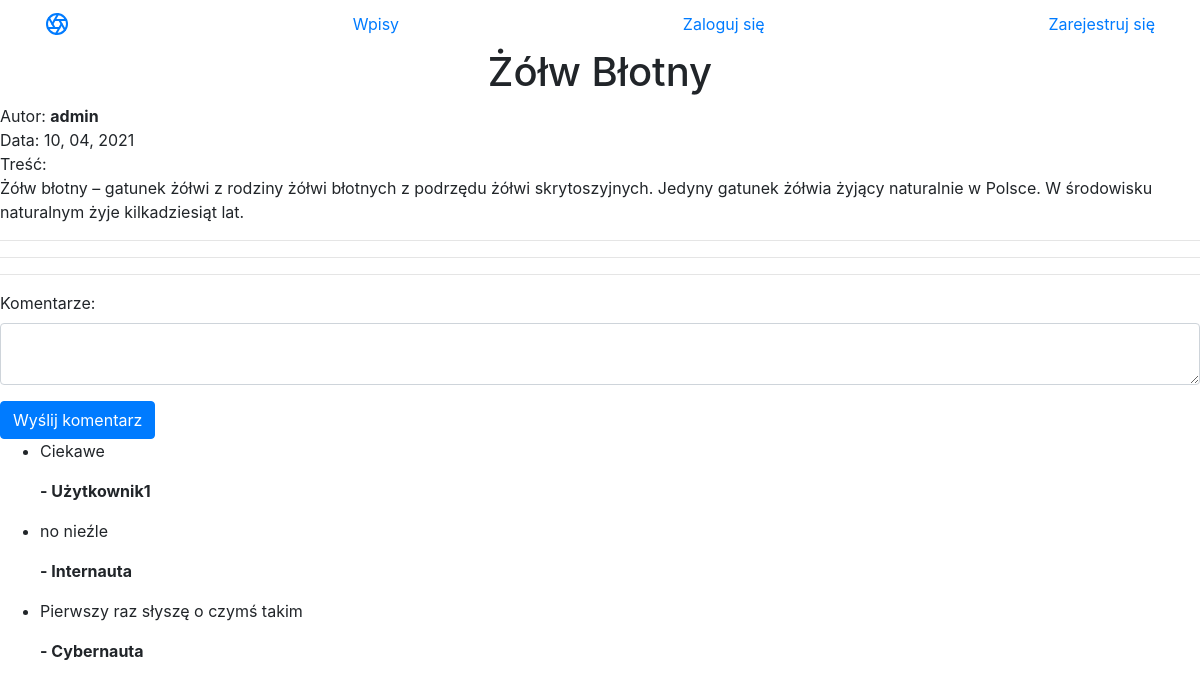
/post/1, run on the app's committed database.
### app.py (models this page shows, shortened)
class BlogPost(db.Model):
    __tablename__ = "blog_posts"
    id = db.Column(db.Integer, primary_key=True)
    author_id = db.Column(db.Integer, db.ForeignKey("User.id"))
    author = db.relationship("User", back_populates="posts")
    title = db.Column(db.String(250), unique=True, nullable=False)
    date = db.Column(db.String(250), nullable=False)
    body = db.Column(db.Text, nullable=False)
    comments = db.relationship('Comment', back_populates="parent_post")

class User(UserMixin, db.Model):
    __tablename__ = "User"
    id = db.Column(db.Integer, primary_key=True)
    name = db.Column(db.String(250), nullable=False)
    password = db.Column(db.String(250), nullable=False)
    isadmin = db.Column(db.Boolean, default=False, nullable=False)
    posts = db.relationship("BlogPost", back_populates="author")
    comments = db.relationship('Comment', back_populates="comment_author")

class Comment(db.Model):
    __tablename__ = "comments"
    id = db.Column(db.Integer, primary_key=True)
    author_id = db.Column(db.Integer, db.ForeignKey('User.id'))
    comment_author = db.relationship("User", back_populates="comments")
    post_id = db.Column(db.Integer, db.ForeignKey('blog_posts.id'))
    parent_post = db.relationship('BlogPost', back_populates="comments")
    text = db.Column(db.Text, nullable=False)

### app.py (the view, shortened to what this page needs)
@app.route("/post/<int:post_id>", methods=["POST", "GET"])
def show_post(post_id):
    form = CommentForm()
    requested_post = BlogPost.query.get(post_id)
    return render_template("post.html", form=form, post=requested_post, is_login=current_user.is_authenticated)

### forms.py
class CommentForm(FlaskForm):
    comment_text = CKEditorField('Komentarze:', validators=[DataRequired()] )
    submit = SubmitField("Wyślij komentarz")

### templates/post.html (shortened to what this page needs)
{% import "bootstrap/wtf.html" as wtf %}
{% extends "baza.html" %}
{% block content %}
<h1 class="text-center">{{post.title}}</h1>
Autor:
<b>{{post.author.name}}</b>
<br>
Data: {{post.date}}
<br>Treść:
{{ post.body|safe }}
<hr>
<hr>
<hr>
{{ wtf.quick_form(form, novalidate=True, button_map={"submit": "primary"}) }}
{% for comment in post.comments:%}
<ul>
    <li>
        {{comment.text|safe}}
        <b>- {{comment.comment_author.name|safe}}</b>
    </li>
</ul>
{% endfor %}
{% endblock %}

### data on the page
BlogPost: title "Żółw Błotny", date "10, 04, 2021", body "Żółw błotny – gatunek żółwi z rodziny żółwi błotnych z podrzędu żółwi skrytoszyjnych. Jedyny gatunek żółwia żyjący naturalnie w Polsce. W środowisku naturalnym żyje kilkadziesiąt lat."
User: author.name "admin"
Comment: text "Ciekawe", comment_author.name "Użytkownik1"
Comment: text "no nieźle", comment_author.name "Internauta"
Comment: text "Pierwszy raz słyszę o czymś takim", comment_author.name "Cybernauta"
